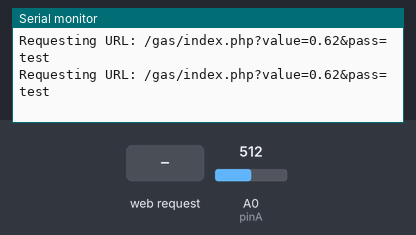
Bench run of a sketch on a simulated ESP8266 (NodeMCU). Parts: the last lines printed to the serial monitor. Inputs (shaded band) come from the test bench; at power-on: A0 (pinA) = 512. WiFi joins after 1.5 s; servers stay silent unless stated.

Above: at 2.7 s.
2.8 s: A0 (pinA) set to 0
At 3.07 s:
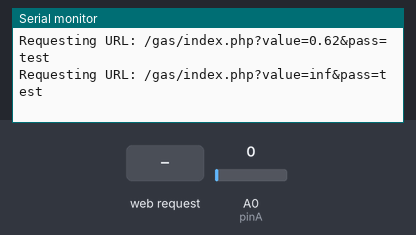
4.8 s: HTTP request GET /gas/index.php?value= received
At 5.08 s:
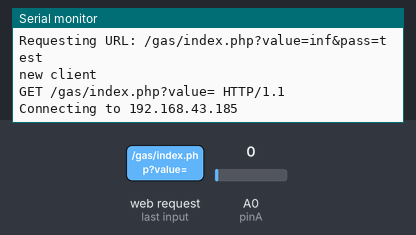
6.4 s: A0 (pinA) set to 122
At 6.49 s:
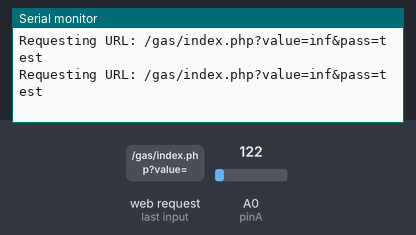

The sketch:

lesdeuxcodeswifi.ino
```cpp
#include<ESP8266WiFi.h>

 #define pinA A0

// Wake from sleep, in seconds.
#define wakeuptime 30

const char* ssid = "Androiddu"; //Le nom de votre wifi
const char* password = "152015ch17123";  //le mot de passe de votre wifi
 int buzzer =15;
 const char* host = "192.168.43.185";
  const char* passcode = "test";
  float sensor_volt;
  float RS_gas;
  float ratio;
  int sensorValue;
  const float R0 = 0.57;
WiFiServer server(80);
void setup() {
  Serial.begin(115200);
  delay(10);

 Serial.println();
  Serial.println();
  Serial.print("Connecting to ");
  Serial.println(ssid);
  WiFi.begin(ssid, password);
  while (WiFi.status() != WL_CONNECTED) {
    delay(500);
    Serial.print(".");
  }
  Serial.println("");
  Serial.println("WiFi connecté");
  server.begin();
  Serial.println("Server démaré");
  Serial.print("utiliser ce URL pour connecter: ");
  Serial.print("http://");
  Serial.print(WiFi.localIP());
  Serial.println("/");
}
void loop() {


WiFiClient client = server.available();

  if (!client )
  {
const int httpPort = 80;
client.connect(host, httpPort);

  // Read switch values

  sensorValue = analogRead(pinA);
  sensor_volt = (float)sensorValue / 1024 * 5.0;
  RS_gas = (5.0 - sensor_volt) / sensor_volt;
  ratio = RS_gas / R0 ;
  ratio = ratio/2.84;
  // Create a URL for the request. Modify YOUR_HOST_DIRECTORY so that you're pointing to the PHP file.
  String url = "/gas/index.php?value=";
  url += ratio;
  url += "&pass=";
  url += passcode;

  // This will send the request to the server
  Serial.print("Requesting URL: ");
  Serial.println(url);
  client.print(String("GET ") + url + " HTTP/1.1\r\n" +
               "Host: " + host + "\r\n" +

               "Connection: close\r\n\r\n");

   return;
  }
  Serial.println("new client");
  while(!client.available()){
    delay(1);
  }
  String request = client.readStringUntil('\r');
  Serial.println(request);
  client.flush();


// Connect to host
  Serial.print("Connecting to ");
  Serial.println(host);

}
```

Measured:
- after the input at 2.8 s, the serial monitor: prints a new line after 0.12 s (image 1)
- after the input at 4.8 s, the serial monitor: prints a new line after 0.12 s (image 2)
